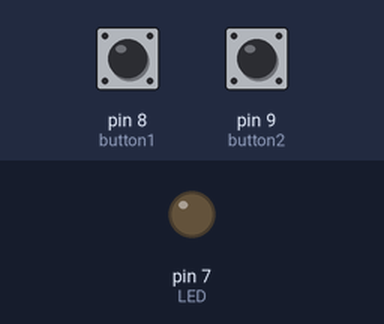
Recording of a sketch running on a simulated Arduino Uno, built with avr-gcc and run on an emulated ATmega328P. On the bench: output pins drawn as LEDs (lit = HIGH). Inputs (shaded band) come from the test bench; at power-on: pin 9 (button2) LOW, pin 8 (button1) LOW.

Above: at 1.2 s.
1.3 s: pin 9 (button2) pulled HIGH for 0.15 s
At 1.8 s:
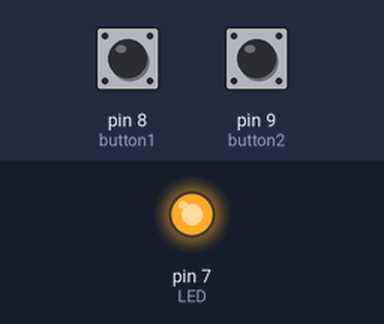
2.9 s: pin 8 (button1) pulled HIGH for 0.15 s
At 4.1 s:
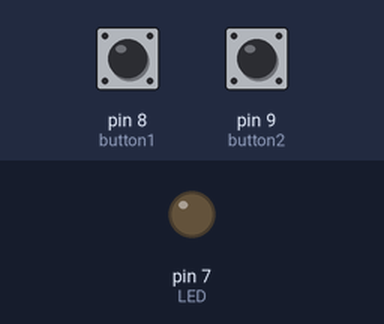
4.5 s: pin 9 (button2) pulled HIGH for 1 s
At 5.4 s:
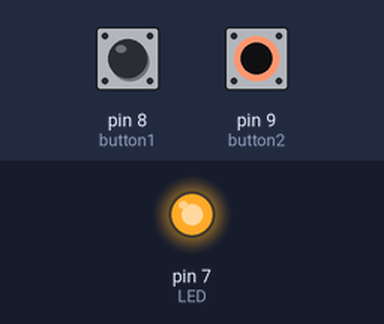
Timing chart, 0 to 7.5 s (numbered marks = the images above; inputs shaded):
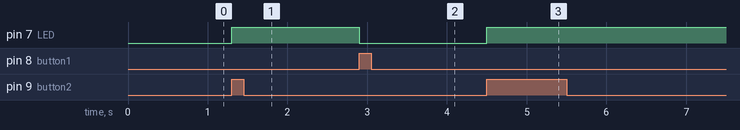

Measured:
- after the input at 1.3 s, pin 7 (LED): LOW → HIGH at once
- after the input at 2.9 s, pin 7 (LED): HIGH → LOW at once
- after the input at 4.5 s, pin 7 (LED): LOW → HIGH at once

The sketch:

Blinken_Knopf_An_Aus_schalter.ino
```cpp
int LED=7;
int button1=8;
int button2=9;
int tasterstatus1=0;
int tasterstatus2=0;
int ledstat= 0;

void setup()
{
  pinMode(LED, OUTPUT);
  pinMode(button1, INPUT);
  pinMode(button2, INPUT);
}


void loop() {
  tasterstatus1 = digitalRead(button1);
  tasterstatus2 = digitalRead(button2);
  if (tasterstatus1==HIGH){
    digitalWrite(LED,LOW);
    delay(200);
  }
  else if (tasterstatus2 == HIGH){
    digitalWrite(LED,HIGH);
    delay(200);
    }
}
```
